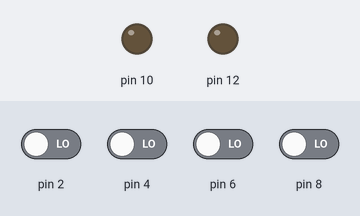
The sketch below on a simulated Arduino Uno, built with avr-gcc and run on an emulated ATmega328P. Shown: output pins drawn as LEDs (lit = HIGH). The test bench sets the inputs (shaded band); at power-on: pin 2, pin 4, pin 6, pin 8 LOW. What the sketch prints to the serial monitor is not drawn.

Above: at 1.2 s.
1.3 s: pin 4 driven HIGH
At 1.8 s:
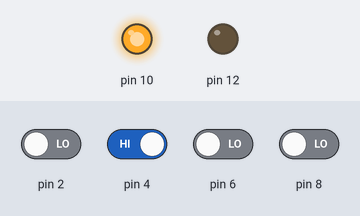
2.8 s: pin 8 driven HIGH
At 4.0 s:
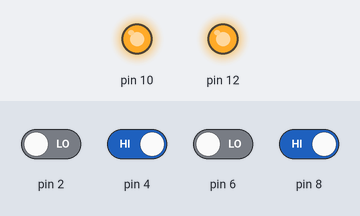
4.3 s: pin 4 driven LOW
At 5.4 s:
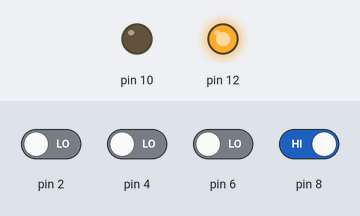
5.8 s: pin 8 driven LOW
At 6.6 s:
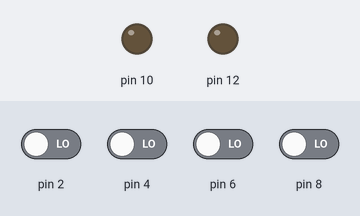
Timing chart, 0 to 8.3 s (numbered marks = the images above; inputs shaded):
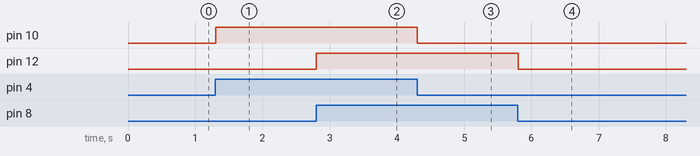

The sketch:

TouchController.ino
```cpp
void setup() {
  pinMode(2, INPUT);
  pinMode(4, INPUT);
  pinMode(6, INPUT);
  pinMode(8, INPUT);
  pinMode(10, OUTPUT);
  pinMode(12, OUTPUT);
  Serial.begin(9600);
}
void loop() {
  if (digitalRead(2)== HIGH){
    char (Serial.write("1"));
    digitalWrite(10, HIGH);
  }
  else if (digitalRead(2)== LOW){
    char (Serial.write("0"));
    digitalWrite(10, LOW);
  }
  if (digitalRead(4)== HIGH){
    char (Serial.write("3"));
    digitalWrite(10, HIGH);
  }
  else if (digitalRead(4)== LOW){
    char (Serial.write("2"));
    digitalWrite(10, LOW);
  }
  if (digitalRead(6)== HIGH){
    char (Serial.write("5"));
    digitalWrite(12, HIGH);
  }
  else if (digitalRead(6)== LOW){
    char (Serial.write("4"));
    digitalWrite(12, LOW);
  }
  if (digitalRead(8)== HIGH){
    char (Serial.write("7"));
    digitalWrite(12, HIGH);
  }
  else if (digitalRead(8)== LOW){
    char (Serial.write("6"));
    digitalWrite(12, LOW);
  }


 delay(100);
}
```

Measured:
- after the input at 1.3 s, pin 10: LOW → HIGH at once
- after the input at 2.8 s, pin 12: LOW → HIGH at once
- after the input at 4.3 s, pin 10: HIGH → LOW at once
- after the input at 5.8 s, pin 12: HIGH → LOW at once
